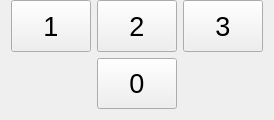
<?xml version="1.0" encoding="UTF-8"?>
<ui version="4.0">
 <class>NumBottomWidget</class>
 <widget class="QWidget" name="NumBottomWidget">
  <property name="geometry">
   <rect>
    <x>0</x>
    <y>0</y>
    <width>270</width>
    <height>120</height>
   </rect>
  </property>
  <property name="windowTitle">
   <string>Form</string>
  </property>
  <layout class="QGridLayout" name="gridLayout">
   <property name="topMargin">
    <number>0</number>
   </property>
   <item row="0" column="0">
    <widget class="QPushButton" name="button1">
     <property name="sizePolicy">
      <sizepolicy hsizetype="Minimum" vsizetype="Expanding">
       <horstretch>0</horstretch>
       <verstretch>0</verstretch>
      </sizepolicy>
     </property>
     <property name="font">
      <font>
       <pointsize>20</pointsize>
      </font>
     </property>
     <property name="cursor">
      <cursorShape>PointingHandCursor</cursorShape>
     </property>
     <property name="text">
      <string>1</string>
     </property>
    </widget>
   </item>
   <item row="0" column="2">
    <widget class="QPushButton" name="button3">
     <property name="sizePolicy">
      <sizepolicy hsizetype="Minimum" vsizetype="Expanding">
       <horstretch>0</horstretch>
       <verstretch>0</verstretch>
      </sizepolicy>
     </property>
     <property name="font">
      <font>
       <pointsize>20</pointsize>
      </font>
     </property>
     <property name="cursor">
      <cursorShape>PointingHandCursor</cursorShape>
     </property>
     <property name="text">
      <string>3</string>
     </property>
    </widget>
   </item>
   <item row="0" column="1">
    <widget class="QPushButton" name="button2">
     <property name="sizePolicy">
      <sizepolicy hsizetype="Minimum" vsizetype="Expanding">
       <horstretch>0</horstretch>
       <verstretch>0</verstretch>
      </sizepolicy>
     </property>
     <property name="font">
      <font>
       <pointsize>20</pointsize>
      </font>
     </property>
     <property name="cursor">
      <cursorShape>PointingHandCursor</cursorShape>
     </property>
     <property name="text">
      <string>2</string>
     </property>
    </widget>
   </item>
   <item row="1" column="1">
    <widget class="QPushButton" name="button0">
     <property name="sizePolicy">
      <sizepolicy hsizetype="Minimum" vsizetype="Expanding">
       <horstretch>0</horstretch>
       <verstretch>0</verstretch>
      </sizepolicy>
     </property>
     <property name="font">
      <font>
       <pointsize>20</pointsize>
      </font>
     </property>
     <property name="cursor">
      <cursorShape>PointingHandCursor</cursorShape>
     </property>
     <property name="text">
      <string>0</string>
     </property>
    </widget>
   </item>
  </layout>
 </widget>
 <resources/>
 <connections/>
</ui>
